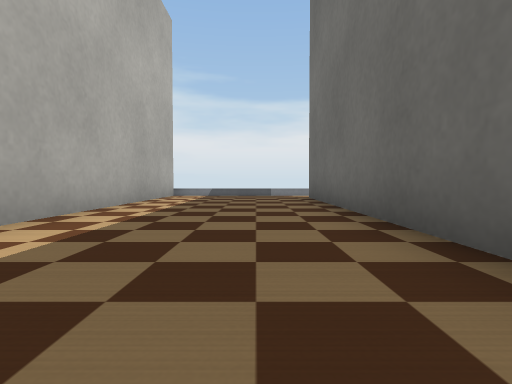
[1] (above)

18 first-person views from a walk through a Webots world. The camera is 0.2 m above the floor, tilts 2° down and sees 80° across. The floor is counted in squares, 0.5 m on a side. Each view is taken from the middle of a square. On the plan, view 1 faces up. The plan holds only what a view shows up to about 9 squares ahead; the rest is blank. Robots are left out. Webots' stock objects and surfaces are drawn as simple stand-ins.

[2]
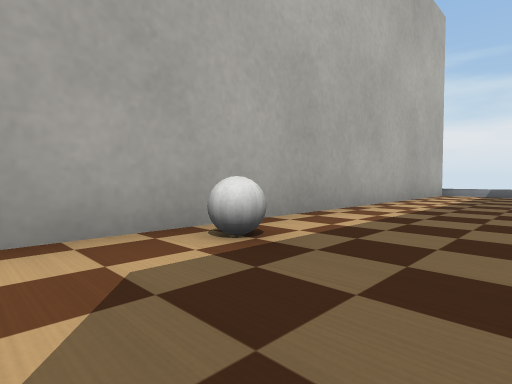

[3]
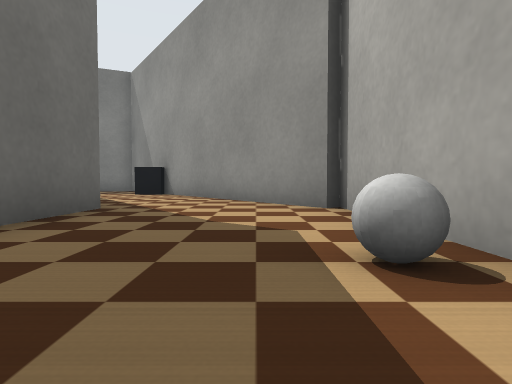

[4]
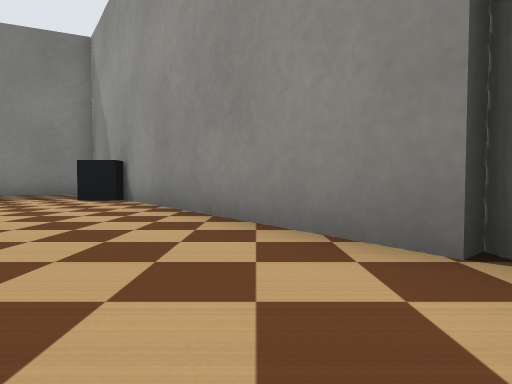

[5]
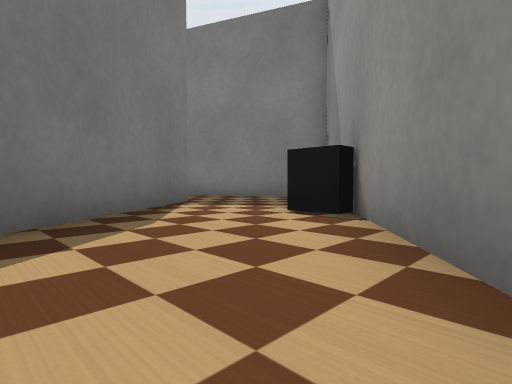

[6]
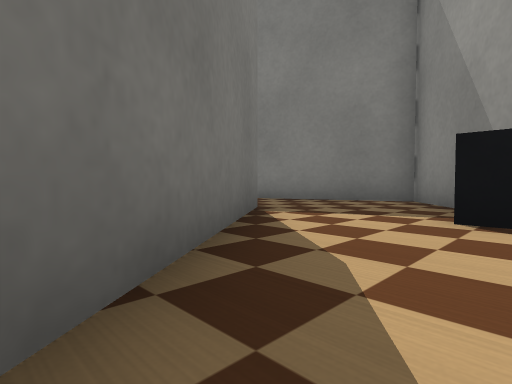

[7]
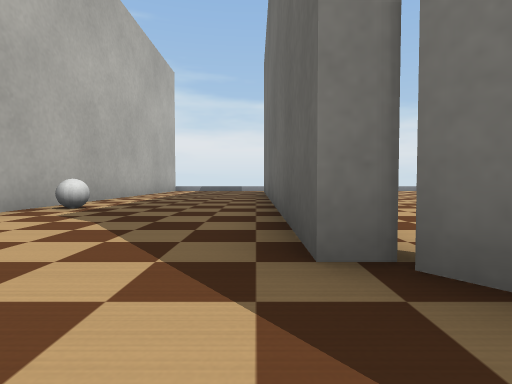

[8]
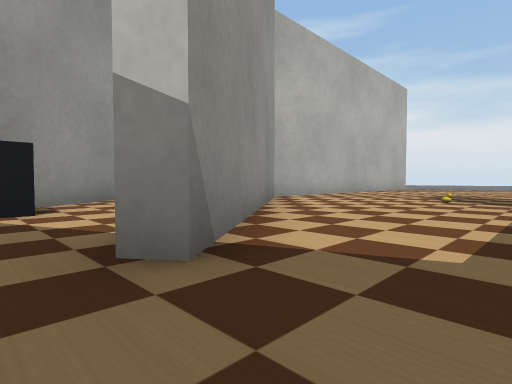

[9]
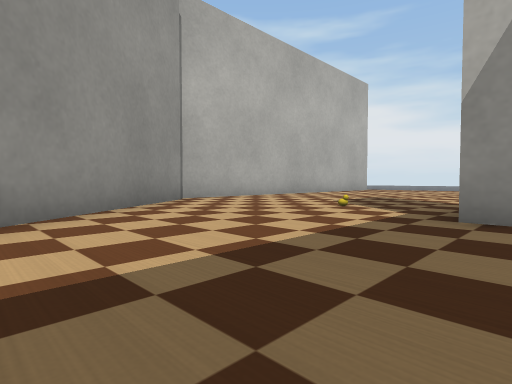

[10]
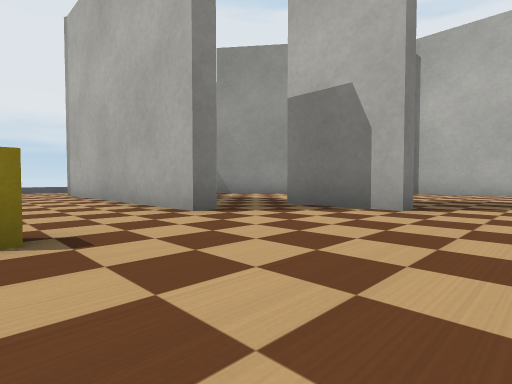

[11]
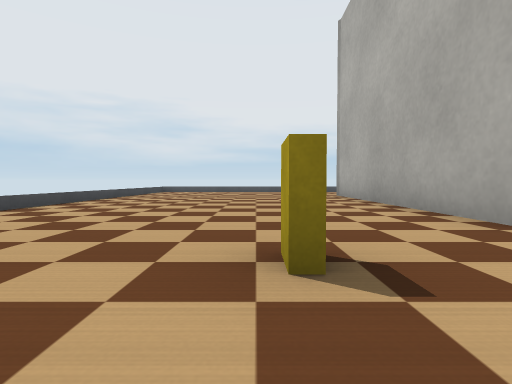

[12]
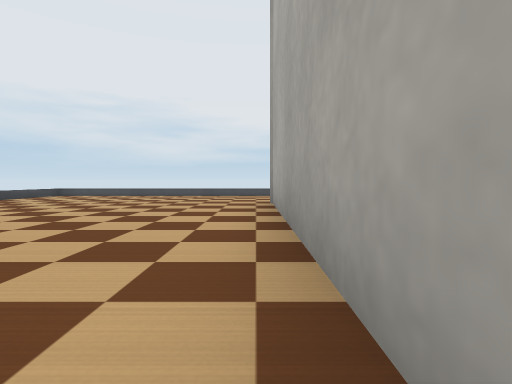

[13]
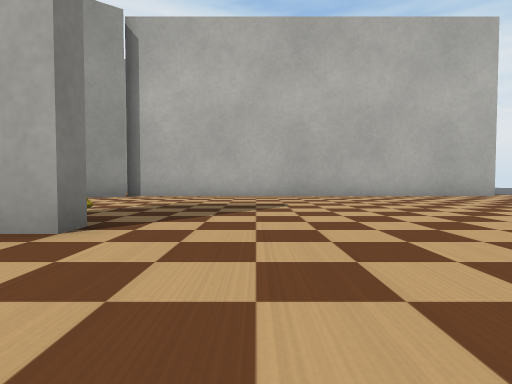

[14]
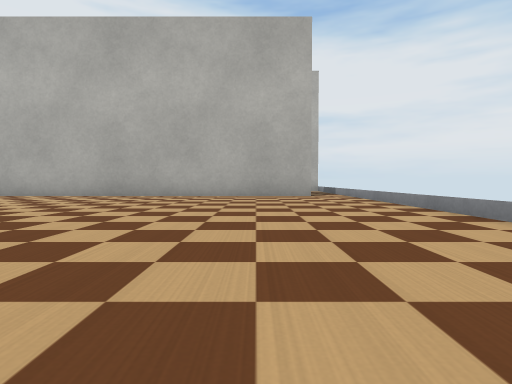

[15]
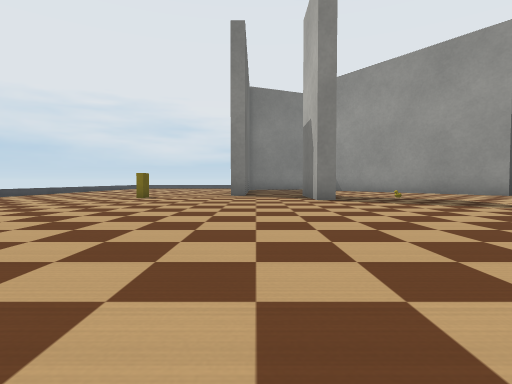

[16]
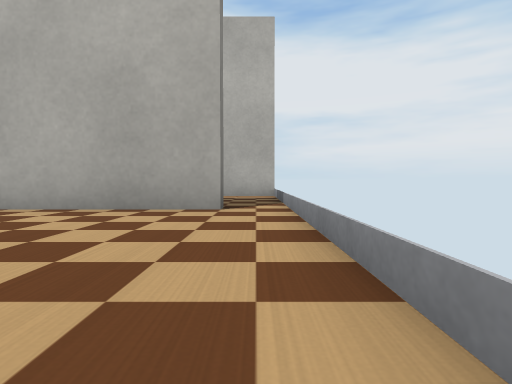

[17]
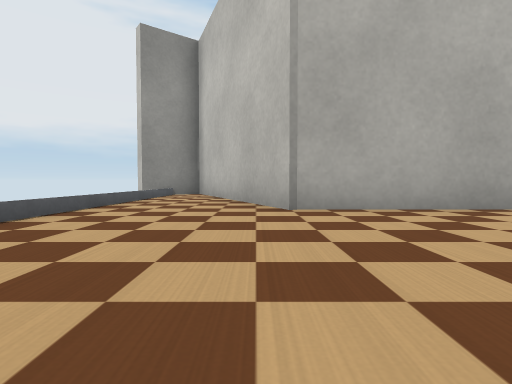

[18]
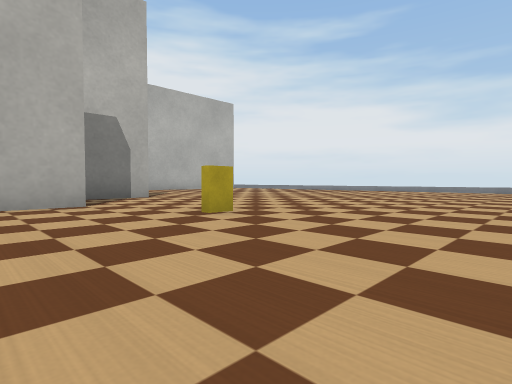

### Floor plan
Points are (right, up) in squares from view 1. A wall is a line through its corners. A room is listed if a view was taken in it or the views show most of it. See-through windows are left out.
Room 1 (views 1, 2, 3, 4, 5, 6, 7)
walls: (1.7, -2.5) (1.3, -2.5) (1.3, 7.5); (-2.1, -2.5) (1.9, -7.8); (-2.3, 8.5) (-2.3, -2.8); (5.4, -7.4) (1.6, -2.5); (3.1, -9.2) (4, -10.5) (6, -9.7)
low walls: (1.4, 8.5) (-2.3, 8.5)
ways out: opening at (1, 8) to room 2; opening at (5, -8) to room 2
objects: ball (-2, 1); computer (2, -7)
Room 2 (views 8, 9, 10, 11, 12, 13, 14, 15, 16, 17, 18)
walls: (7.2, -0.5) (7.7, -0.5) (7.7, -2.5) (7.2, -2.5); (9.2, -2.5) (9.7, -2.5) (9.7, -8.6) (4.9, -10.5); (2, -2.4) (5.7, -7.2) (5.4, -7.4); (6, -9.7) (7.8, -8.9); (1.3, 7.5) (1.7, 7.5) (1.7, -2.5); (5, -11.7) (5.4, -12.2)
low walls: (7.1, 8.5) (1.4, 8.5); (5, -11.5) (15.5, -11.5) (15.5, -1.6)
ways out: opening at (1, 8) to room 1; opening at (5, -8) to room 1
objects: other object (6, -1); cereal box (12, -1)

Positions as (right, up) in squares from view 1, and headings:
1: (0, 0), facing up
2: (0, -1), facing up-left
3: (-1, 2), facing down
4: (-1, -1), facing down
5: (0, -4), facing down-right
6: (2, -4), facing down-right
7: (1, -4), facing up
8: (7, -8), facing up-left
9: (8, -6), facing up-left
10: (12, 1), facing down-left
11: (12, 0), facing down
12: (10, -3), facing down
13: (10, 1), facing left
14: (10, 6), facing left
15: (9, 6), facing down
16: (6, 8), facing left
17: (14, -9), facing left
18: (15, -4), facing up-left
